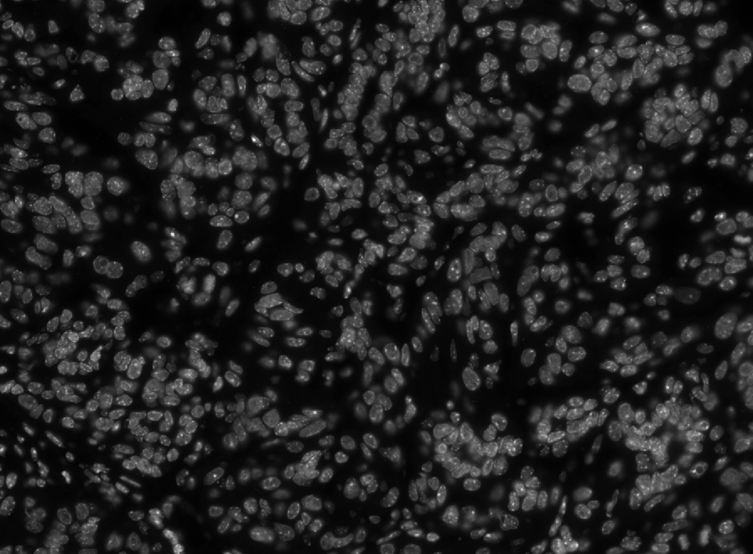
#> input picture Midterm-HW/clutter.png, 753 x 554 px
$ jupyter execute --allow-errors Q4-Counting.ipynb
#> lines starting #> are read from the running program, lines starting #| are printed output that depends on the picture
#### Question 4 - Number of objects in `clutter.img`

[cell 1]
import numpy as np
import matplotlib.pyplot as plt
from skimage import io, exposure, feature

### LoG

[cell 2]
img = io.imread('clutter.png')
#> img is the input picture: shape (554, 753, 3); min 0, max 252, mean 33.9
if img.ndim == 3:
    img = img[..., 0]
#> img: shape (554, 753)
img = img.astype(float)
img = (img - img.min()) / (img.max() - img.min())        # scale to 0..1

# "Adaptive intensities" for Testing only (using CLAHE to brighten the nuclei for me to judge the output)
img_disp = exposure.equalize_adapthist(img, clip_limit=0.02)
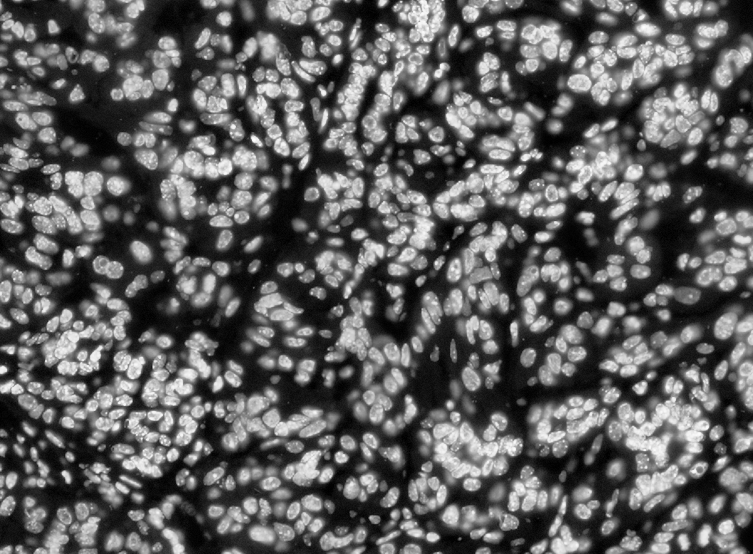
#> img_disp: shape (554, 753) float64; min 0, max 1, mean 0.368

def count_blobs(min_sigma, max_sigma, num_sigma, threshold):
    blobs = feature.blob_log(img, min_sigma=min_sigma, max_sigma=max_sigma,
                             num_sigma=num_sigma, threshold=threshold, overlap=0.5)
    return blobs        # each row: (row, col, sigma); radius ≈ sigma * sqrt(2)

# --- Single large sigma (your suggestion) vs. a range of sigmas ---
configs = {
    'single σ = 8':   dict(min_sigma=8, max_sigma=8, num_sigma=1, threshold=0.05),
    'single σ = 5':   dict(min_sigma=5, max_sigma=5, num_sigma=1, threshold=0.05),
    'range σ = 3–8':  dict(min_sigma=3, max_sigma=8, num_sigma=6, threshold=0.05),
}

fig, axes = plt.subplots(1, 3, figsize=(18, 5))
for ax, (name, config) in zip(axes, configs.items()):
    blobs = count_blobs(**config)
    ax.imshow(img_disp, cmap='gray')
    for y, x, s in blobs:
        ax.add_patch(plt.Circle((x, y), s * np.sqrt(2), color='r', fill=False, lw=0.8))
    ax.set_title(f'{name}: {len(blobs)} blobs'); ax.axis('off')
    print(f'{name:<15} -> {len(blobs)} blobs')
#> this loop made 3 passes
#| single σ = 8    -> 393 blobs
#| single σ = 5    -> 770 blobs
#| range σ = 3–8   -> 1019 blobs
plt.tight_layout(); plt.show()
#> after `plt.tight_layout()`:
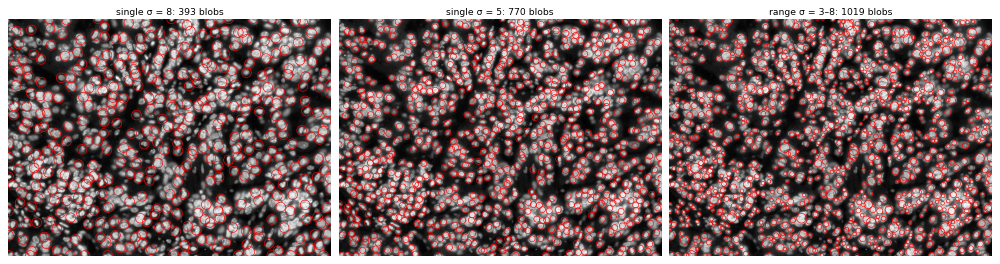
#> figure drawn by matplotlib, 3 panels

### Watershed

[cell 3]
# --- Load as float grayscale ---
img = io.imread('clutter.png')
if img.ndim == 3:
    img = img[..., 0]
img = img.astype(float)

# 1. Smooth
#> (the rest of this cell did not finish here and is left out)

[cell 4]
blobs = count_blobs(min_sigma=3, max_sigma=8, num_sigma=6, threshold=0.05)
#> in count_blobs (call 4), `blobs = feature.blob_log(img, min_sigma=min_sigma, max_sigma=max_sigma..`: blobs = 1316 rows, first 8: [139, 254, 3], [449, 0, 3], [215, 721, 3], [533, 168, 3], [198, 420, 3], [369, 0, 4], [154, 752, 3], [290, 348, 3]

# How many blobs were detected at each scale?
sig, n = np.unique(blobs[:, 2], return_counts=True)
#> sig = [3, 4, 5, 6, 7, 8]; n = [825, 230, 135, 55, 27, 44]
for s, c in zip(sig, n):
    print(f'σ = {s:.0f}: {c} blobs')
#> this loop made 6 passes
#> c on passes 1 to 6: 825, 230, 135, 55, 27, 44
#| σ = 3: 825 blobs
#| σ = 4: 230 blobs
#| σ = 5: 135 blobs
#| σ = 6: 55 blobs
#| σ = 7: 27 blobs
#| σ = 8: 44 blobs

# Trying a narrower range
for lo, hi in [(4, 7), (4, 6), (5, 6)]:
    b = count_blobs(min_sigma=lo, max_sigma=hi, num_sigma=hi - lo + 1, threshold=0.05)
    print(f'σ {lo}–{hi}: {len(b)} blobs')

[cell 5]
# For each LoG blob, which watershed region does its center fall in?
blob_regions = []
#> (the rest of this cell did not finish here and is left out)

[cell 6]
print("Total blobs in this set:", len(blobs))
#| Total blobs in this set: 1316

# Diagnostic with a consistent size filter
#> (the rest of this cell did not finish here and is left out)

$ run again, with Midterm-HW/nuclei.png copied over Midterm-HW/clutter.png
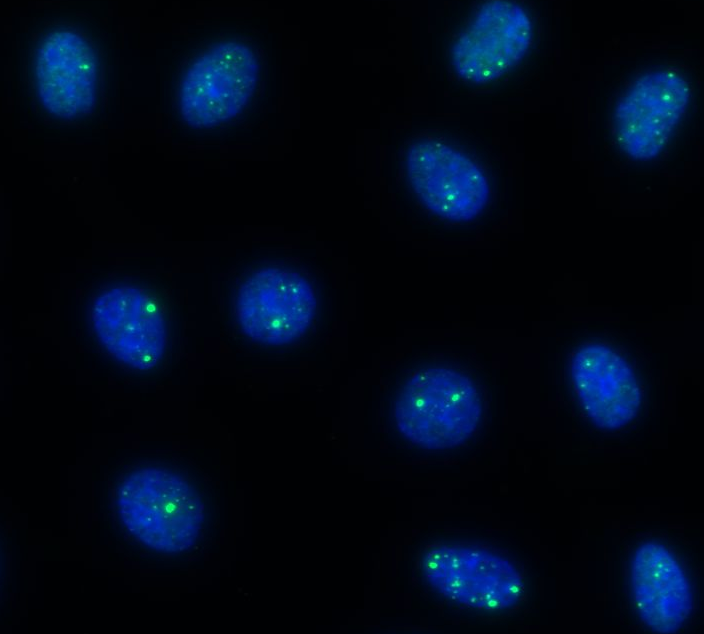
#> input picture Midterm-HW/nuclei.png, 704 x 634 px
#> img is the input picture: shape (634, 704, 3); mean R, G, B 0.5, 8.9, 23.4
#> `img = img.astype(float)`:
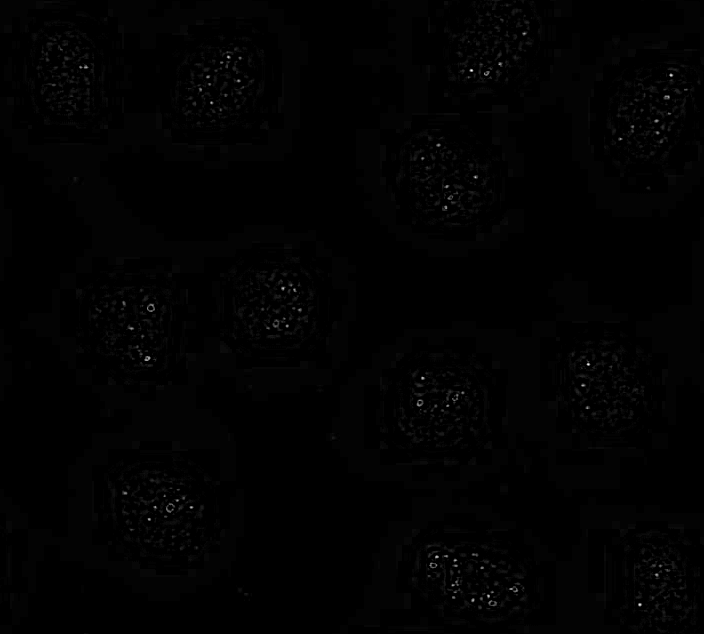
#> img: shape (634, 704) float64; min 0, max 68, mean 0.5; drawn with min black and max white
#> the loop `for ax, (name, config) in zip(axes, configs.items()):` made 3 passes
#> blobs on pass 1: [[358, 146, 8], [307, 150, 8]]
#> (printed output is left out)
#> `plt.tight_layout()`:
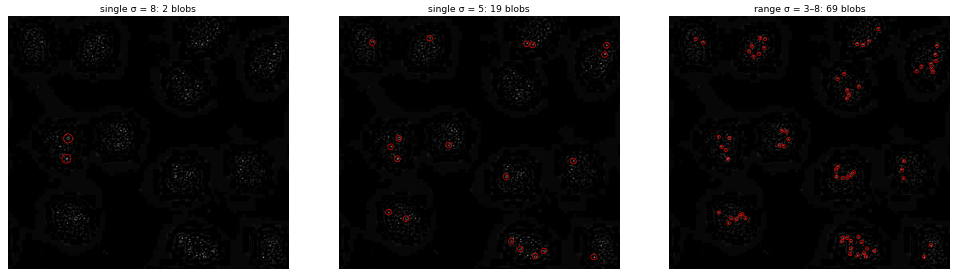
#> figure drawn by matplotlib, 3 panels
#> in count_blobs (call 4), `blobs = feature.blob_log(img, min_sigma=min_sigma, max_sigma=max_sigma..`: blobs = 1515 rows, first 8: [358, 147, 3], [97, 667, 3], [604, 639, 3], [70, 471, 3], [403, 419, 3], [75, 671, 3], [364, 588, 3], [73, 486, 3]
#> sig = [3, 4, 5, 6, 7, 8]; n = [1308, 46, 27, 31, 27, 76]
#> the loop `for s, c in zip(sig, n):` made 6 passes
#> c on passes 1 to 6: 1308, 46, 27, 31, 27, 76
#> (printed output is left out)
#> the loop `for lo, hi in [(4, 7), (4, 6), (5, 6)]:` made 3 passes
#| σ 4–7: 1081 blobs
#| σ 4–6: 1113 blobs
#| σ 5–6: 826 blobs
#| Total blobs in this set: 1515
